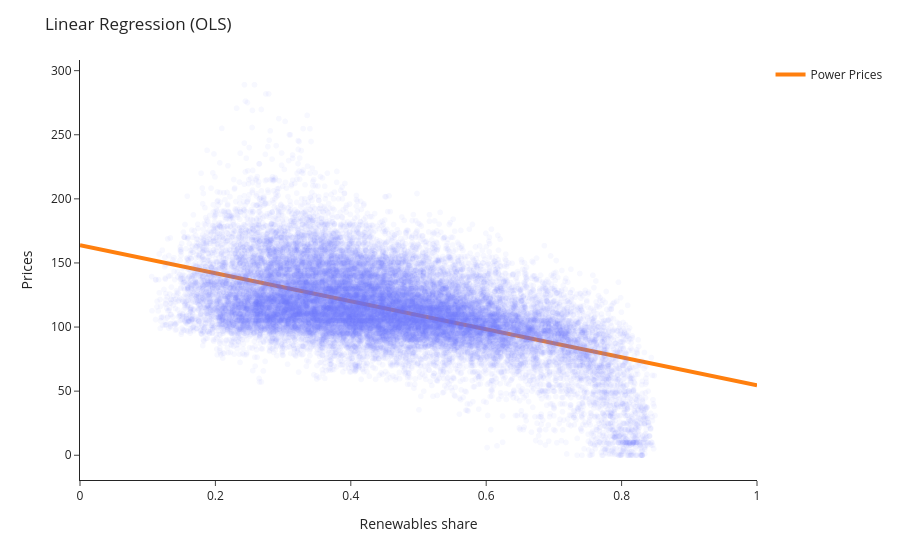

Notebook code cell kept with this figure:
### Code cell
import plotly.express as px
import plotly.graph_objects as go 

fig = px.scatter(
    data, 
    x='Renewables_weight', 
    y='Prices', 
    hover_data={
        'Renewables_weight': True,
        'Prices': True, 
        'Date': True
    }, 
    opacity=0.05
)

fig.add_trace(
    go.Scatter(
        x=x,
        y=y_d_0,
        mode='lines',
        name='Power Prices',
        line=dict(width=4)
    )
)

fig.update_layout(
    title='Linear Regression (OLS)',
    xaxis_title='Renewables share',
    yaxis_title='Prices',
    template='simple_white'
)

fig.show()

### Figure 1 — Plotly figure (JSON) as saved in the notebook; plotly's stock layout.template omitted (floating-point values rounded to 4 significant figures; data arrays with more than 128 entries replaced by an {"elided": "..."} marker saying what was removed)
{"data": [{"customdata": {"elided": "26994x1 str values"}, "hovertemplate": "Renewables_weight=%{x}<br>Prices=%{y}<br>Date=%{customdata[0]}<extra></extra>", "legendgroup": "", "marker": {"color": "#636efa", "opacity": 0.05, "symbol": "circle"}, "mode": "markers", "name": "", "showlegend": false, "type": "scattergl", "x": {"elided": "26994 float values"}, "xaxis": "x", "y": {"elided": "26994 float values"}, "yaxis": "y"}, {"line": {"width": 4}, "mode": "lines", "name": "Power Prices", "type": "scatter", "x": [0.0, 0.0101, 0.0202, 0.0303, 0.0404, 0.05051, 0.06061, 0.07071, 0.08081, 0.09091, 0.101, 0.1111, 0.1212, 0.1313, 0.1414, 0.1515, 0.1616, 0.1717, 0.1818, 0.1919, 0.202, 0.2121, 0.2222, 0.2323, 0.2424, 0.2525, 0.2626, 0.2727, 0.2828, 0.2929, 0.303, 0.3131, 0.3232, 0.3333, 0.3434, 0.3535, 0.3636, 0.3737, 0.3838, 0.3939, 0.404, 0.4141, 0.4242, 0.4343, 0.4444, 0.4545, 0.4646, 0.4747, 0.4848, 0.4949, 0.5051, 0.5152, 0.5253, 0.5354, 0.5455, 0.5556, 0.5657, 0.5758, 0.5859, 0.596, 0.6061, 0.6162, 0.6263, 0.6364, 0.6465, 0.6566, 0.6667, 0.6768, 0.6869, 0.697, 0.7071, 0.7172, 0.7273, 0.7374, 0.7475, 0.7576, 0.7677, 0.7778, 0.7879, 0.798, 0.8081, 0.8182, 0.8283, 0.8384, 0.8485, 0.8586, 0.8687, 0.8788, 0.8889, 0.899, 0.9091, 0.9192, 0.9293, 0.9394, 0.9495, 0.9596, 0.9697, 0.9798, 0.9899, 1.0], "y": [163.8, 162.7, 161.6, 160.5, 159.4, 158.3, 157.2, 156.1, 155.0, 153.9, 152.7, 151.6, 150.5, 149.4, 148.3, 147.2, 146.1, 145.0, 143.9, 142.8, 141.7, 140.6, 139.5, 138.4, 137.3, 136.2, 135.1, 134.0, 132.9, 131.8, 130.7, 129.6, 128.5, 127.4, 126.3, 125.2, 124.1, 123.0, 121.9, 120.8, 119.7, 118.6, 117.5, 116.4, 115.3, 114.2, 113.1, 112.0, 110.9, 109.8, 108.7, 107.6, 106.5, 105.3, 104.2, 103.1, 102.0, 100.9, 99.84, 98.74, 97.63, 96.53, 95.43, 94.33, 93.22, 92.12, 91.02, 89.92, 88.81, 87.71, 86.61, 85.51, 84.4, 83.3, 82.2, 81.1, 80.0, 78.89, 77.79, 76.69, 75.59, 74.48, 73.38, 72.28, 71.18, 70.07, 68.97, 67.87, 66.77, 65.67, 64.56, 63.46, 62.36, 61.26, 60.15, 59.05, 57.95, 56.85, 55.74, 54.64]}], "layout": {"legend": {"tracegroupgap": 0}, "margin": {"t": 60}, "title": {"text": "Linear Regression (OLS)"}, "xaxis": {"anchor": "y", "domain": [0, 1], "title": {"text": "Renewables share"}}, "yaxis": {"anchor": "x", "domain": [0, 1], "title": {"text": "Prices"}}}}
